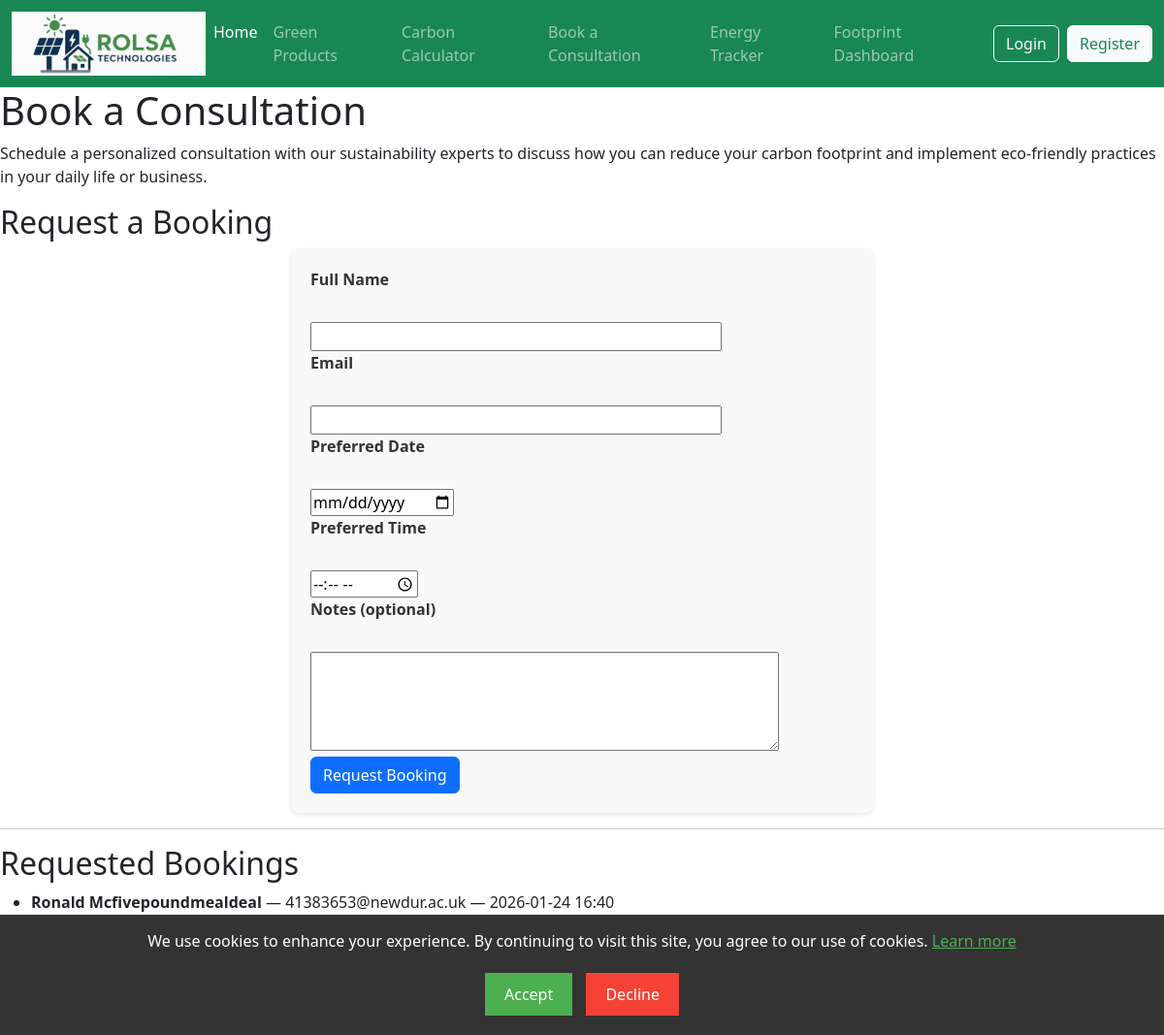
The page /consultation on the database as committed earlier.
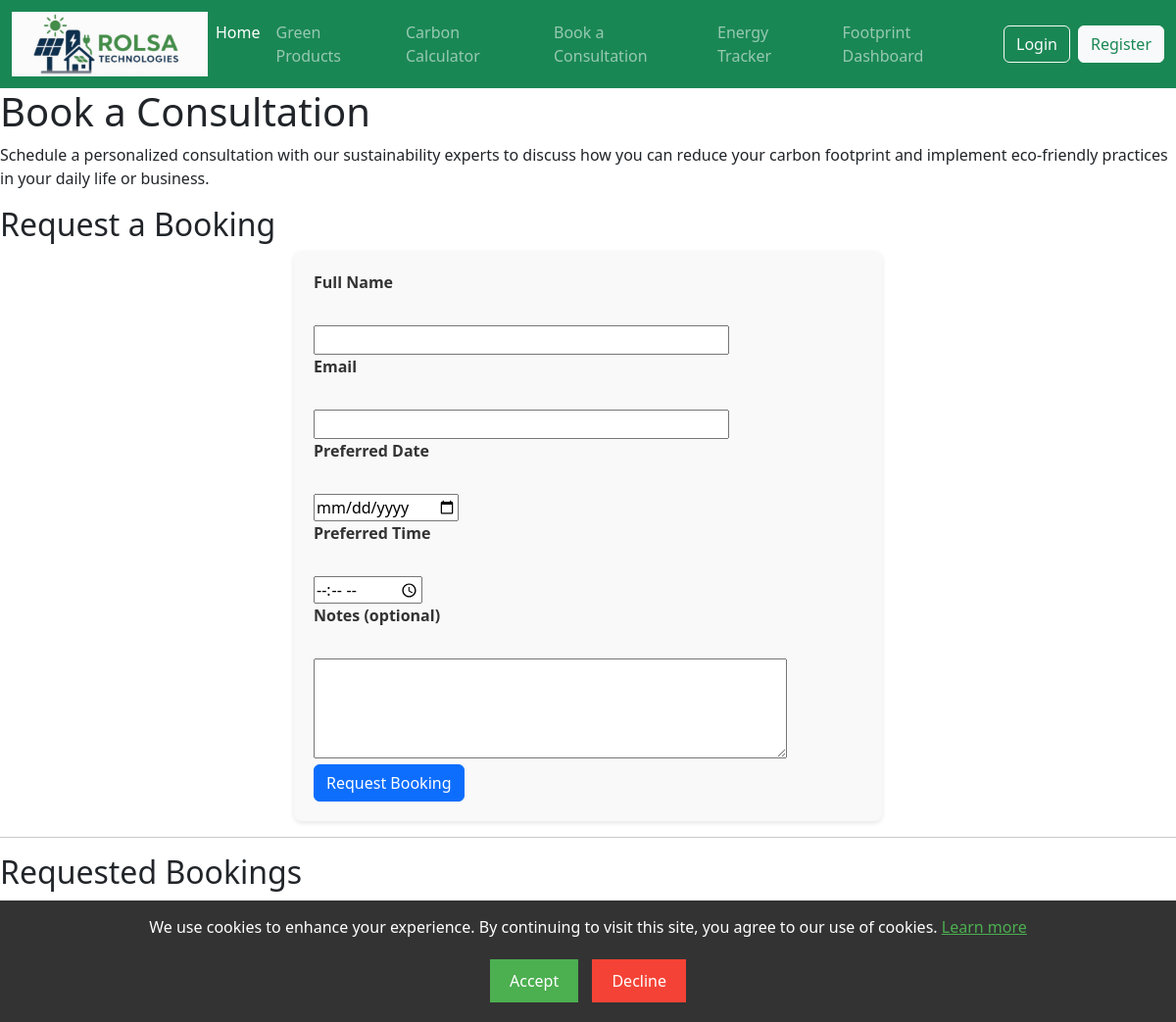
The same page on the database as committed later.
### app/models.py (models this page shows, shortened)
class Booking(db.Model):
    __tablename__ = 'booking'
    id: so.Mapped[int] = so.mapped_column(primary_key=True)
    user_id: so.Mapped[Optional[int]] = so.mapped_column(sa.Integer, sa.ForeignKey('user.id'), nullable=True)
    name: so.Mapped[str] = so.mapped_column(sa.String(120), nullable=False)
    email: so.Mapped[str] = so.mapped_column(sa.String(120), nullable=False)
    appointment_datetime: so.Mapped[Optional[sa.DateTime]] = so.mapped_column(sa.DateTime, nullable=False)
    notes: so.Mapped[Optional[str]] = so.mapped_column(sa.Text, nullable=True)
    created_at: so.Mapped[Optional[sa.DateTime]] = so.mapped_column(sa.DateTime, server_default=sa.func.now())

### app/routes.py (the view, shortened to what this page needs)
@bp.route('/consultation', methods=['GET', 'POST'])
def consultation():
    form = BookingForm()
    bookings = db.session.scalars(sa.select(Booking).order_by(Booking.appointment_datetime.desc())).all()
    return render_template('consultation.html', form=form, bookings=bookings)

### app/forms.py
class BookingForm(FlaskForm):
    name = StringField('Full Name', validators=[DataRequired(), Length(max=120)])
    email = StringField('Email', validators=[DataRequired(), Email(), Length(max=120)])
    date = DateField('Preferred Date', validators=[DataRequired()], format='%Y-%m-%d')
    time = TimeField('Preferred Time', validators=[DataRequired()])
    notes = TextAreaField('Notes (optional)', validators=[Length(max=1000)])
    submit = SubmitField('Request Booking')

### app/templates/consultation.html (shortened to what this page needs)
{% extends "base.html" %}
{% block content %}
    <h1>Book a Consultation</h1>
    <p>Schedule a personalized consultation with our sustainability experts to discuss how you can reduce your carbon footprint and implement eco-friendly practices in your daily life or business.</p>
    <div class="booking-form">
        <h2>Request a Booking</h2>
        <form method="post">
            <div>
                {{ form.name.label }}<br>
                {{ form.name(size=40) }}
            </div>
            <div>
                {{ form.email.label }}<br>
                {{ form.email(size=40) }}
            </div>
            <div>
                {{ form.date.label }}<br>
                {{ form.date() }}
            </div>
            <div>
                {{ form.time.label }}<br>
                {{ form.time() }}
            </div>
            <div>
                {{ form.notes.label }}<br>
                {{ form.notes(rows=4, cols=50) }}
            </div>
            <div>
                {{ form.submit(class_='btn btn-primary') }}
            </div>
        </form>
    </div>
    <hr>
    <div class="bookings-list">
        <h2>Requested Bookings</h2>
        {% if bookings and bookings|length > 0 %}
            <ul>
            {% for b in bookings %}
                <li>
                    <strong>{{ b.name }}</strong> — {{ b.email }} —
                    {% if b.appointment_datetime %}
                        {{ b.appointment_datetime.strftime('%Y-%m-%d %H:%M') }}
                    {% else %}
                        Date/time pending
                    {% endif %}
                    {% if b.notes %}<br>Notes: {{ b.notes }}{% endif %}
                </li>
            {% endfor %}
            </ul>
        {% else %}
            <p>No bookings yet.</p>
        {% endif %}
    </div>
{% endblock %}

### app/templates/base.html (shortened to what this page needs)
<!DOCTYPE html>
<html lang="en">
<head>
    <link href="https://cdn.jsdelivr.net/npm/bootstrap@5.3.2/dist/css/bootstrap.min.css" rel="stylesheet">
    <link rel="stylesheet" href="static/styles.css">
</head>
<body>
    <div class="wrapper">
        <nav class="navbar navbar-expand-lg navbar-dark bg-success">
  <div class="container-fluid">
    <a href="{{ url_for('main.home') }}">
    <img src="{{ url_for('static', filename='images/logo.png') }}"
         alt="Rolsa Technologies Logo"
         width="200">
    </a>
    <div class="collapse navbar-collapse" id="rolsaNavbar">
      <ul class="navbar-nav me-auto mb-2 mb-lg-0">
        <li class="nav-item">
          <a class="nav-link active" href="{{ url_for('main.home') }}">Home</a>
        </li>
        <li class="nav-item">
          <a class="nav-link" href="{{ url_for('main.green_products')}}">Green Products</a>
        </li>
        <li class="nav-item">
          <a class="nav-link" href="{{ url_for('main.carbon_calculator') }}">Carbon Calculator</a>
        </li>
        <li class="nav-item">
          <a class="nav-link" href="{{ url_for('main.consultation')}}">Book a Consultation</a>
        </li>
        <li class="nav-item">
          <a class="nav-link" href="{{ url_for('main.energy_tracker') }}">Energy Tracker</a>
        </li>
        <li class="nav-item">
          <a class="nav-link" href="{{ url_for('main.footprint_dashboard') }}">Footprint Dashboard</a>
        </li>
      </ul>
      <div class="d-flex">
        {% if current_user.is_anonymous %}
        <a href="{{ url_for('main.login_route') }}" class="btn btn-outline-light me-2">Login</a>
        <a href="{{ url_for('main.register') }}" class="btn btn-light text-success">Register</a>
        {% else %}
        <a href ="{{ url_for('main.logout_route') }}" class="btn btn-outline-light me-2">Logout</a>
        {% endif %}
      </div>
    </div>
  </div>
</nav>
        <div class="content">
            {% block content %}{% endblock %}
        </div>
        <footer class="bg-dark text-white text-center py-2 mt-5" style="font-size: 0.9rem;">
            <div class="container">
                <span>&copy; 2025 Rolsa Technologies</span>
                <span class="mx-2">|</span>
                <a href="#" id="policy-link">Policies</a>
            </div>
        </footer>
    </div>
</body>
</html>

### app/static/styles.css (style rules this page uses)
form { width: 100%; max-width: 600px; margin: 0 auto; padding: 20px; background-color: #f9f9f9; border-radius: 8px; box-shadow: 0 2px 5px rgba(0, 0, 0, 0.1); }
label { font-size: 1rem; font-weight: bold; color: #333; display: block; margin-bottom: 0.5rem; }
html, body { height: 100%; }
.wrapper { min-height: 100vh; display: flex; flex-direction: column; }
.content { flex: 1 0 auto; }
footer { flex-shrink: 0; }
li { cursor: pointer; margin: 5px 0; }

Rows that differ between the two databases and show on the page:
removed Booking: name "Ronald Mcfivepoundmealdeal", email "41383653@newdur.ac.uk", appointment_datetime "2026-01-24 16:40"
